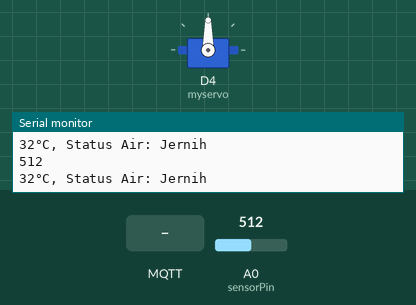
Simulated run of this sketch. Board: ESP8266 (NodeMCU). On the bench: servo, the last lines printed to the serial monitor. Inputs (shaded band) come from the test bench; at power-on: A0 (sensorPin) = 512. WiFi joins after 1.5 s; servers stay silent unless stated; no MQTT or app messages arrive unless stated.

Above: at 2.7 s.
2.8 s: MQTT message "1" arrives on the first subscribed topic
At 4.9 s:
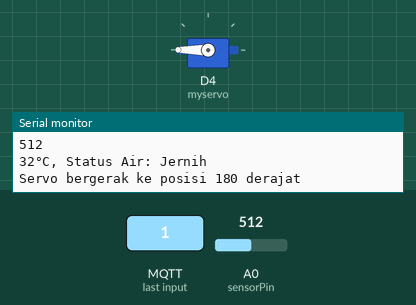
At 6.5 s:
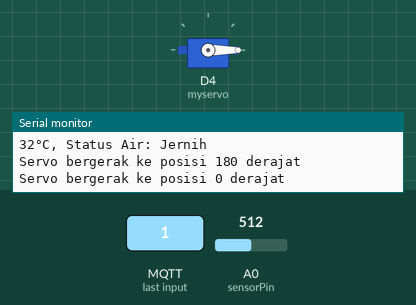
Timing chart, 0 to 11.1 s (numbered marks = the images above; inputs shaded):
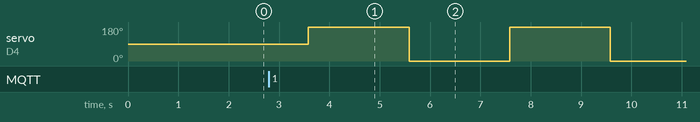

The sketch:

petfeeder.ino
```cpp
#include <Servo.h>
#include <ESP8266WiFi.h>
#include <WiFiManager.h>
#include <PubSubClient.h>

int sensorPin = A0;
Servo myservo;

WiFiClient espClient;
PubSubClient mqttClient(espClient);

const char* mqttBroker = "mqtt-dashboard.com";
const int mqttPort = 1883;
const char* mqttUsername = "";  // Jika dibutuhkan
const char* mqttPassword = "";  // Jika dibutuhkan
const char* mqttClientId = "FishFeeder_ID";

bool isServoMoving = false;

void servoCallback(char* topic, byte* payload, unsigned int length) {
  // Handle messages received on the topic "servo/publish"
  payload[length] = '\0'; // Null-terminate the payload
  String message = String((char*)payload);

  if (message == "1" && !isServoMoving) {
    isServoMoving = true;

    myservo.write(180);
    Serial.println("Servo bergerak ke posisi 180 derajat");
    delay(2000);

    myservo.write(0);
    Serial.println("Servo bergerak ke posisi 0 derajat");
    delay(2000);

    myservo.write(180);
    Serial.println("Servo bergerak ke posisi 180 derajat");
    delay(2000);

    myservo.write(0);
    Serial.println("Servo bergerak ke posisi 0 derajat");
    delay(2000);

    isServoMoving = false;
  }
}

void setup() {
  Serial.begin(9600);
  WiFiManager wifiManager;

  if (!wifiManager.autoConnect("NodeMCU-Config")) {
    Serial.println("Gagal terhubung dan tidak ada konfigurasi");
    delay(3000);
    ESP.reset();
    delay(5000);
  }

  Serial.println("Terhubung ke WiFi!");

  myservo.attach(D4);
  mqttClient.setServer(mqttBroker, mqttPort);
  mqttClient.setCallback(servoCallback);

  Serial.println("Setup selesai. Mulai loop...");
}

void loop() {
  if (!mqttClient.connected()) {
    reconnectMQTT();
  }
  mqttClient.loop();

  int sensorValue = analogRead(sensorPin);
  Serial.println(sensorValue);
  int turbidity = map(sensorValue, 0, 750, 100, 0);
  String waterStatus = (sensorValue > 500) ? "Jernih" : "Keruh";
  String waterStatus2 = (turbidity < 500) ? "air_jernih" : "air_keruh";
  Serial.print(turbidity);
  Serial.print("°C, Status Air: ");
  Serial.println(waterStatus);

  // Publish water status to MQTT
  String mqttTopic = "water/status";
  mqttClient.publish(mqttTopic.c_str(), waterStatus.c_str());

  String mqttTopic1 = "water/status1";
  mqttClient.publish(mqttTopic1.c_str(), String(sensorValue).c_str());

  delay(1000);
}

void reconnectMQTT() {
  while (!mqttClient.connected()) {
    Serial.println("Mencoba terhubung ke MQTT...");
    if (mqttClient.connect(mqttClientId, mqttUsername, mqttPassword)) {
      Serial.println("Terhubung ke broker MQTT");
      mqttClient.subscribe("servo/publish");
    } else {
      Serial.print("Gagal terhubung ke broker MQTT, coba lagi dalam 5 detik...");
      delay(5000);
    }
  }
}
```

Measured:
- after the input at 2.8 s, servo on D4 (myservo): alternates 180° for 2.0 s and 0° for 2.0 s, starting after 0.78 s
